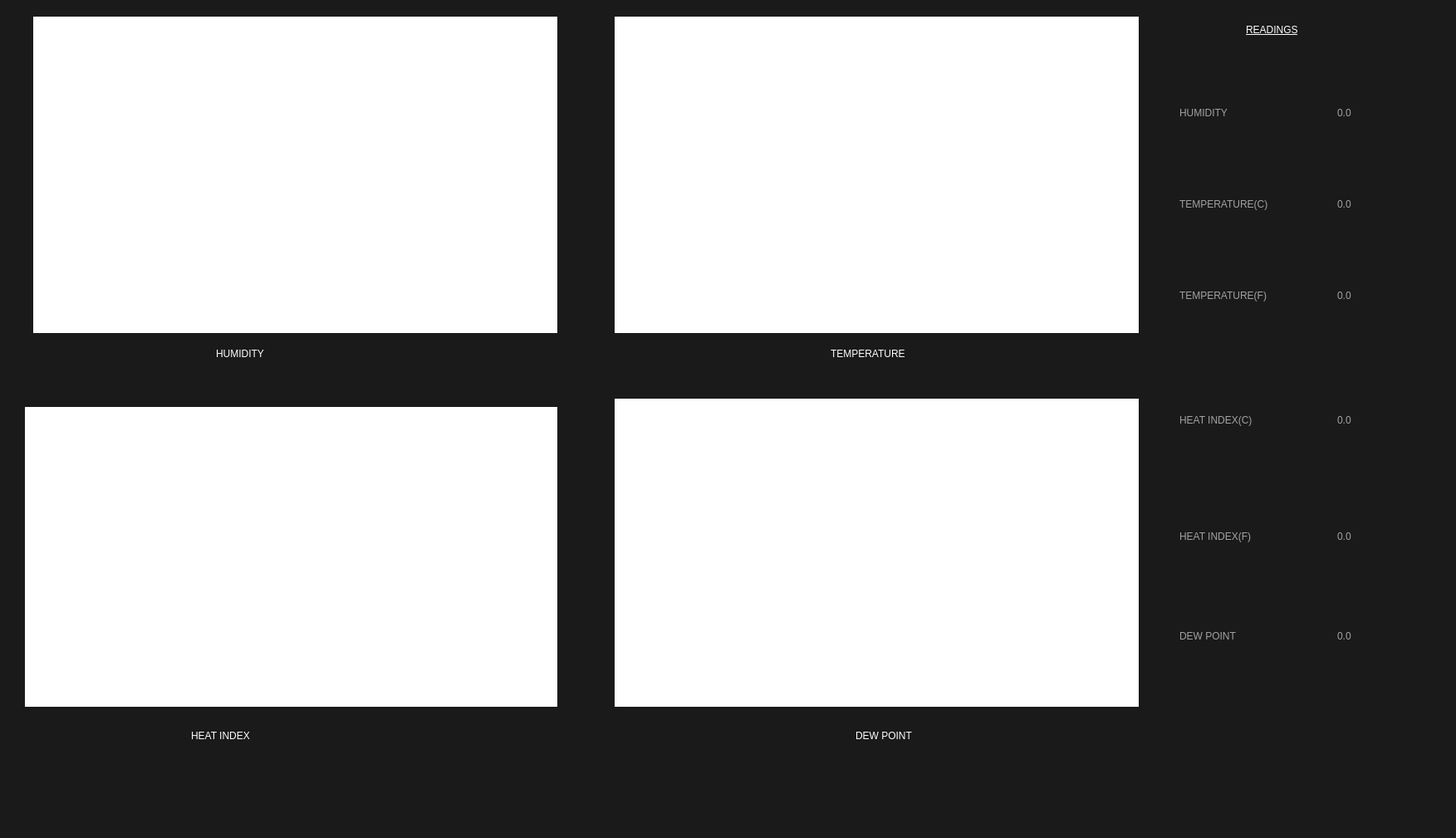
<?xml version="1.0" encoding="UTF-8"?>
<ui version="4.0">
 <class>MainWindow</class>
 <widget class="QMainWindow" name="MainWindow">
  <property name="geometry">
   <rect>
    <x>0</x>
    <y>0</y>
    <width>1753</width>
    <height>1009</height>
   </rect>
  </property>
  <property name="windowTitle">
   <string>MainWindow</string>
  </property>
  <property name="styleSheet">
   <string notr="true">background-color: rgb(26, 26, 26);</string>
  </property>
  <widget class="QWidget" name="centralwidget">
   <widget class="PlotWidget" name="tempPlot" native="true">
    <property name="geometry">
     <rect>
      <x>740</x>
      <y>20</y>
      <width>631</width>
      <height>381</height>
     </rect>
    </property>
    <property name="styleSheet">
     <string notr="true">background-color: rgb(255, 255, 255);
color: rgb(0, 0, 0);</string>
    </property>
   </widget>
   <widget class="QLabel" name="label">
    <property name="geometry">
     <rect>
      <x>260</x>
      <y>410</y>
      <width>141</width>
      <height>31</height>
     </rect>
    </property>
    <property name="styleSheet">
     <string notr="true">font: 75 16pt &quot;MS Shell Dlg 2&quot;;
color: rgb(255, 255, 255);</string>
    </property>
    <property name="text">
     <string>HUMIDITY</string>
    </property>
   </widget>
   <widget class="QLabel" name="label_2">
    <property name="geometry">
     <rect>
      <x>1000</x>
      <y>410</y>
      <width>191</width>
      <height>31</height>
     </rect>
    </property>
    <property name="styleSheet">
     <string notr="true">font: 75 16pt &quot;MS Shell Dlg 2&quot;;
color: rgb(255, 255, 255);</string>
    </property>
    <property name="text">
     <string>TEMPERATURE</string>
    </property>
   </widget>
   <widget class="PlotWidget" name="hiPlot" native="true">
    <property name="geometry">
     <rect>
      <x>30</x>
      <y>490</y>
      <width>641</width>
      <height>361</height>
     </rect>
    </property>
    <property name="styleSheet">
     <string notr="true">color: rgb(0, 0, 0);
background-color: rgb(255, 255, 255);</string>
    </property>
   </widget>
   <widget class="QLabel" name="label_3">
    <property name="geometry">
     <rect>
      <x>230</x>
      <y>870</y>
      <width>181</width>
      <height>31</height>
     </rect>
    </property>
    <property name="styleSheet">
     <string notr="true">font: 75 16pt &quot;MS Shell Dlg 2&quot;;
color: rgb(255, 255, 255);</string>
    </property>
    <property name="text">
     <string>HEAT INDEX</string>
    </property>
   </widget>
   <widget class="PlotWidget" name="humidityPlot" native="true">
    <property name="geometry">
     <rect>
      <x>40</x>
      <y>20</y>
      <width>631</width>
      <height>381</height>
     </rect>
    </property>
    <property name="styleSheet">
     <string notr="true">background-color: rgb(255, 255, 255);
color: rgb(0, 0, 0);</string>
    </property>
   </widget>
   <widget class="PlotWidget" name="dpPlot" native="true">
    <property name="geometry">
     <rect>
      <x>740</x>
      <y>480</y>
      <width>631</width>
      <height>371</height>
     </rect>
    </property>
    <property name="styleSheet">
     <string notr="true">color: rgb(0, 0, 0);
background-color: rgb(255, 255, 255);</string>
    </property>
   </widget>
   <widget class="QLabel" name="label_9">
    <property name="geometry">
     <rect>
      <x>1030</x>
      <y>870</y>
      <width>181</width>
      <height>31</height>
     </rect>
    </property>
    <property name="styleSheet">
     <string notr="true">font: 75 16pt &quot;MS Shell Dlg 2&quot;;
color: rgb(255, 255, 255);</string>
    </property>
    <property name="text">
     <string>DEW POINT</string>
    </property>
   </widget>
   <widget class="QLabel" name="label_4">
    <property name="geometry">
     <rect>
      <x>1500</x>
      <y>20</y>
      <width>151</width>
      <height>31</height>
     </rect>
    </property>
    <property name="styleSheet">
     <string notr="true">color: rgb(255, 255, 255);
text-decoration: underline;
font: 75 18pt &quot;MS Shell Dlg 2&quot;;
font: 75 18pt &quot;MS Shell Dlg 2&quot;;</string>
    </property>
    <property name="text">
     <string>READINGS</string>
    </property>
   </widget>
   <widget class="QLabel" name="label_5">
    <property name="geometry">
     <rect>
      <x>1420</x>
      <y>120</y>
      <width>111</width>
      <height>31</height>
     </rect>
    </property>
    <property name="styleSheet">
     <string notr="true">color: rgb(162, 162, 162);
font: 75 12pt &quot;MS Shell Dlg 2&quot;;</string>
    </property>
    <property name="text">
     <string>HUMIDITY</string>
    </property>
   </widget>
   <widget class="QLabel" name="label_6">
    <property name="geometry">
     <rect>
      <x>1420</x>
      <y>230</y>
      <width>161</width>
      <height>31</height>
     </rect>
    </property>
    <property name="styleSheet">
     <string notr="true">color: rgb(162, 162, 162);
font: 75 12pt &quot;MS Shell Dlg 2&quot;;</string>
    </property>
    <property name="text">
     <string>TEMPERATURE(C)</string>
    </property>
   </widget>
   <widget class="QLabel" name="label_7">
    <property name="geometry">
     <rect>
      <x>1420</x>
      <y>340</y>
      <width>161</width>
      <height>31</height>
     </rect>
    </property>
    <property name="styleSheet">
     <string notr="true">color: rgb(162, 162, 162);
font: 75 12pt &quot;MS Shell Dlg 2&quot;;</string>
    </property>
    <property name="text">
     <string>TEMPERATURE(F)</string>
    </property>
   </widget>
   <widget class="QLabel" name="label_8">
    <property name="geometry">
     <rect>
      <x>1420</x>
      <y>490</y>
      <width>151</width>
      <height>31</height>
     </rect>
    </property>
    <property name="styleSheet">
     <string notr="true">color: rgb(162, 162, 162);
font: 75 12pt &quot;MS Shell Dlg 2&quot;;</string>
    </property>
    <property name="text">
     <string>HEAT INDEX(C)</string>
    </property>
   </widget>
   <widget class="QLabel" name="label_11">
    <property name="geometry">
     <rect>
      <x>1420</x>
      <y>750</y>
      <width>111</width>
      <height>31</height>
     </rect>
    </property>
    <property name="styleSheet">
     <string notr="true">color: rgb(162, 162, 162);
font: 75 12pt &quot;MS Shell Dlg 2&quot;;</string>
    </property>
    <property name="text">
     <string>DEW POINT</string>
    </property>
   </widget>
   <widget class="QLabel" name="label_12">
    <property name="geometry">
     <rect>
      <x>1420</x>
      <y>630</y>
      <width>151</width>
      <height>31</height>
     </rect>
    </property>
    <property name="styleSheet">
     <string notr="true">color: rgb(162, 162, 162);
font: 75 12pt &quot;MS Shell Dlg 2&quot;;</string>
    </property>
    <property name="text">
     <string>HEAT INDEX(F)</string>
    </property>
   </widget>
   <widget class="QLabel" name="humidity">
    <property name="geometry">
     <rect>
      <x>1610</x>
      <y>120</y>
      <width>111</width>
      <height>31</height>
     </rect>
    </property>
    <property name="styleSheet">
     <string notr="true">color: rgb(162, 162, 162);
font: 75 12pt &quot;MS Shell Dlg 2&quot;;</string>
    </property>
    <property name="text">
     <string>0.0</string>
    </property>
   </widget>
   <widget class="QLabel" name="tempC">
    <property name="geometry">
     <rect>
      <x>1610</x>
      <y>230</y>
      <width>111</width>
      <height>31</height>
     </rect>
    </property>
    <property name="styleSheet">
     <string notr="true">color: rgb(162, 162, 162);
font: 75 12pt &quot;MS Shell Dlg 2&quot;;</string>
    </property>
    <property name="text">
     <string>0.0</string>
    </property>
   </widget>
   <widget class="QLabel" name="tempF">
    <property name="geometry">
     <rect>
      <x>1610</x>
      <y>340</y>
      <width>111</width>
      <height>31</height>
     </rect>
    </property>
    <property name="styleSheet">
     <string notr="true">color: rgb(162, 162, 162);
font: 75 12pt &quot;MS Shell Dlg 2&quot;;</string>
    </property>
    <property name="text">
     <string>0.0</string>
    </property>
   </widget>
   <widget class="QLabel" name="hiC">
    <property name="geometry">
     <rect>
      <x>1610</x>
      <y>490</y>
      <width>111</width>
      <height>31</height>
     </rect>
    </property>
    <property name="styleSheet">
     <string notr="true">color: rgb(162, 162, 162);
font: 75 12pt &quot;MS Shell Dlg 2&quot;;</string>
    </property>
    <property name="text">
     <string>0.0</string>
    </property>
   </widget>
   <widget class="QLabel" name="hiF">
    <property name="geometry">
     <rect>
      <x>1610</x>
      <y>630</y>
      <width>111</width>
      <height>31</height>
     </rect>
    </property>
    <property name="styleSheet">
     <string notr="true">color: rgb(162, 162, 162);
font: 75 12pt &quot;MS Shell Dlg 2&quot;;</string>
    </property>
    <property name="text">
     <string>0.0</string>
    </property>
   </widget>
   <widget class="QLabel" name="dp">
    <property name="geometry">
     <rect>
      <x>1610</x>
      <y>750</y>
      <width>111</width>
      <height>31</height>
     </rect>
    </property>
    <property name="styleSheet">
     <string notr="true">color: rgb(162, 162, 162);
font: 75 12pt &quot;MS Shell Dlg 2&quot;;</string>
    </property>
    <property name="text">
     <string>0.0</string>
    </property>
   </widget>
  </widget>
  <widget class="QMenuBar" name="menubar">
   <property name="geometry">
    <rect>
     <x>0</x>
     <y>0</y>
     <width>1753</width>
     <height>26</height>
    </rect>
   </property>
  </widget>
  <widget class="QStatusBar" name="statusbar"/>
 </widget>
 <customwidgets>
  <customwidget>
   <class>PlotWidget</class>
   <extends>QWidget</extends>
   <header>pyqtgraph</header>
   <container>1</container>
  </customwidget>
 </customwidgets>
 <resources/>
 <connections/>
</ui>
